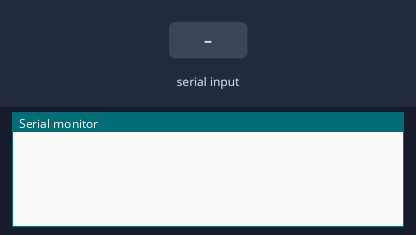
A sketch run on a simulated Arduino Uno, built with avr-gcc and run on an emulated ATmega328P. On the bench: the last lines printed to the serial monitor. Inputs (shaded band) come from the test bench.

Above: at 1.2 s.
1.3 s: "1" received over Serial
At 1.9 s:
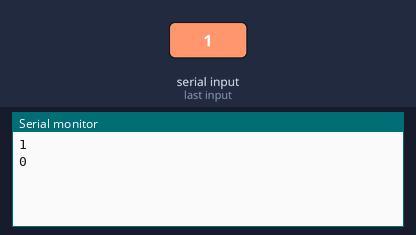
2.8 s: "2" received over Serial
At 4.2 s:
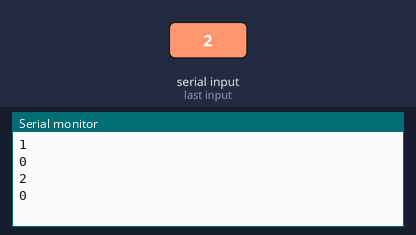
Timing chart, 0 to 5.8 s (numbered marks = the images above; inputs shaded):
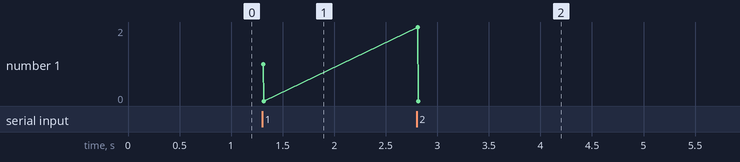

Measured:
- after the input at 1.3 s, the serial monitor: prints a new line at once (image 1)
- after the input at 2.8 s, the serial monitor: prints a new line at once (image 2)

The sketch:

voice_read.ino
```cpp
String voice, code;
int *a, s[100];
void setup() {
  // put your setup code here, to run once:
Serial.begin(9600);
}
void loop() {
  // put your main code here, to run repeatedly:
while (Serial.available()){
  delay(10);
  char c = Serial.read();
  if (c == '#') {break;}
  *a=c;
  voice += c;
  code+= *a;
  Serial.println(voice);
  Serial.println(code);
}voice = "";
code = "";
}
```
